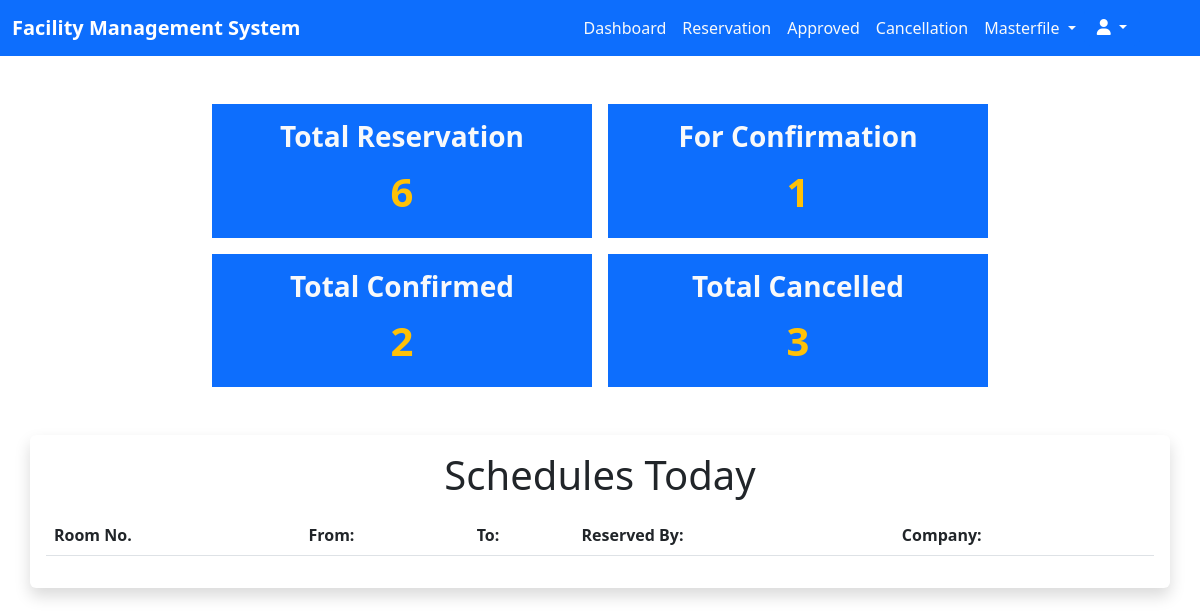
Before: /admin/dashboard_admin.php (signed in) with the older database file.
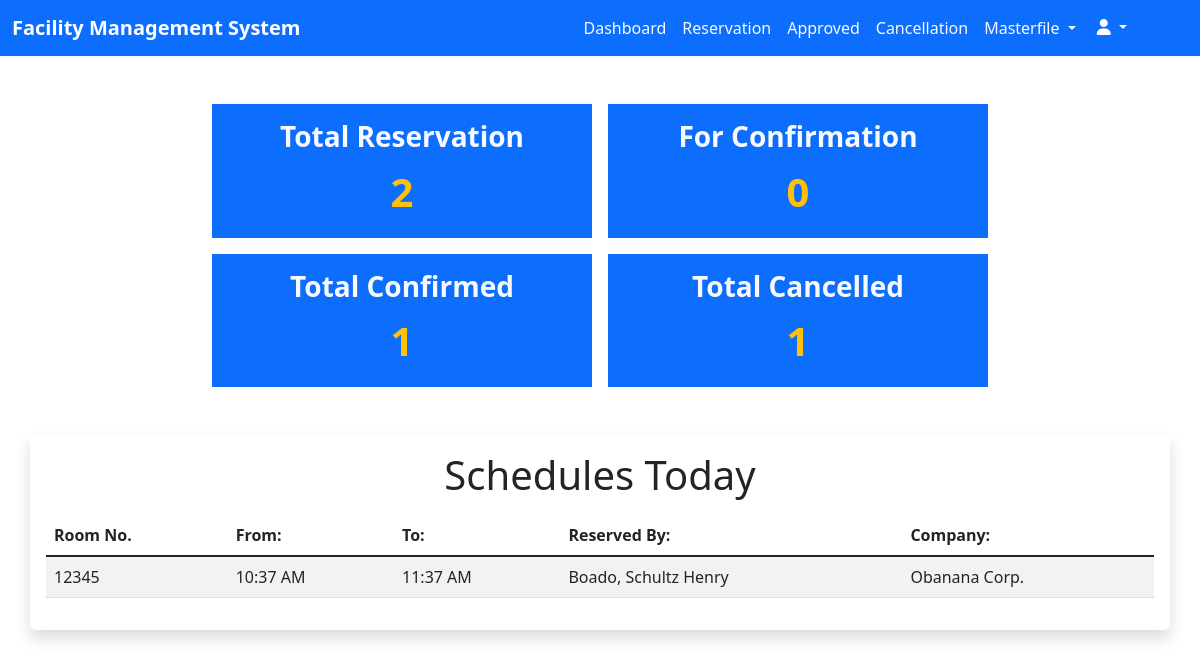
After: the same page with the newer database file.
### tables this page shows
CREATE TABLE `reservations` (
  `id` int(11) NOT NULL AUTO_INCREMENT,
  `users_id` int(11) DEFAULT NULL,
  `created_date` date DEFAULT current_timestamp(),
  `rsvn_no` varchar(255) NOT NULL,
  `created_by` varchar(255) NOT NULL,
  `room_type` varchar(255) NOT NULL,
  `date_from` date NOT NULL,
  `date_to` date NOT NULL,
  `time_from` time(6) NOT NULL,
  `time_to` time(6) NOT NULL,
  `statuses` varchar(255) NOT NULL,
  `cancel_reasons` varchar(255) NOT NULL,
  PRIMARY KEY (`id`),
  KEY `fk_users` (`users_id`),
  CONSTRAINT `fk_users` FOREIGN KEY (`users_id`) REFERENCES `users_accounts` (`id`)
);

CREATE TABLE `users_accounts` (
  `id` int(11) NOT NULL AUTO_INCREMENT,
  `last_names` varchar(255) NOT NULL,
  `first_names` varchar(255) NOT NULL,
  `company` varchar(255) NOT NULL,
  `emails` varchar(255) NOT NULL,
  `passwords` varchar(255) NOT NULL,
  `statuses` varchar(255) NOT NULL,
  PRIMARY KEY (`id`)
);

### admin/dashboard_admin.php (the view, shortened to what this page needs)
<?php
  include $_SERVER["DOCUMENT_ROOT"] . "/facility_management/database/connection.php";
  $sqlCompanyUsers = "SELECT * FROM users_accounts";
  $stmt = $con->prepare($sqlCompanyUsers);
  $stmt->execute();
  $results = $stmt->fetch();
  $company = $_SESSION['company_name'] = $results->company;
  $sqlReadReservations = "SELECT * FROM reservations WHERE statuses = 'APPROVED' AND date_from = CURRENT_DATE() ORDER BY time_from ASC ";
  $stmt = $con->prepare($sqlReadReservations);
  $stmt->execute();
  $sqlTotalReservations = $con->query("SELECT statuses FROM reservations ORDER BY statuses");
  $row = $sqlTotalReservations->rowCount();
  $sqlForConfirm = $con->query("SELECT statuses FROM reservations WHERE statuses = 'PENDING' ORDER BY statuses");
  $rowForConfirm = $sqlForConfirm->rowCount();
  $sqlTotalConfirm = $con->query("SELECT statuses FROM reservations WHERE statuses = 'APPROVED' ORDER BY statuses");
  $rowConfirm = $sqlTotalConfirm->rowCount();
  $sqlTotalCancel = $con->query("SELECT statuses FROM reservations WHERE statuses = 'REJECT' ORDER BY statuses");
  $rowCancel = $sqlTotalCancel->rowCount();
?>
<!DOCTYPE html>
<html lang="en">
<head>
  <link href="https://cdn.jsdelivr.net/npm/bootstrap@5.2.3/dist/css/bootstrap.min.css" rel="stylesheet"
 />
  <link rel="stylesheet" href="./styles/dashboard-admin.css" />
</head>
<body>
  <nav class="navbar navbar-expand-lg bg-primary">
    <div class="container-fluid">
      <a class="navbar-brand fw-bold text-white __navbar-brand" href="dashboard_admin.php">Facility Management
        System</a>
      <div class="collapse navbar-collapse" id="nav">
        <ul class="navbar-nav ms-auto mb-2 mb-lg-0 me-5">
          <li class="nav-item text-center">
            <a href="dashboard_admin.php" class="nav-link text-light">Dashboard</a>
          </li>
          <li class="nav-item text-center">
            <a href="pending_reservation.php" class="nav-link text-light">Reservation</a>
          </li>
          <li class="nav-item text-center">
            <a href="approved.php" class="nav-link text-light">Approved</a>
          </li>
          <li class="nav-item text-center">
            <a href="cancellation.php" class="nav-link text-light">Cancellation</a>
          </li>
          <li class="nav-item dropdown text-center">
            <a class="nav-link dropdown-toggle text-center text-light" href="#" data-bs-toggle="dropdown">
              Masterfile
            </a>
          </li>
          <div class="dropdown">
            <button class="btn btn-primary dropdown-toggle" type="button" data-bs-toggle="dropdown">
              <i class="fa-sharp fa-solid fa-user"></i>
            </button>
          </div>
        </ul>
      </div>
    </div>
  </nav>
  <div class="container-fluid mt-5">
    <div class="container">
      <div class="row gap-3 justify-content-center">
        <div class="col-12 col-md-4 bg-primary">
          <p class="h3 fw-bold text-light text-center mt-3">
            Total Reservation
          </p>
          <p class="fs-1 text-warning fw-bold text-center"><?php echo $row ?></p>
        </div>
        <div class="col-12 col-md-4 bg-primary">
          <p class="h3 fw-bold text-light text-center mt-3">
            For Confirmation
          </p>
          <p class="fs-1 text-warning fw-bold text-center"><?php echo $rowForConfirm ?></p>
        </div>
        <div class="col-12 col-md-4 bg-primary">
          <p class="h3 fw-bold text-light text-center mt-3">Total Confirmed</p>
          <p class="fs-1 text-warning fw-bold text-center"><?php echo $rowConfirm  ?></p>
        </div>
        <div class="col-12 col-md-4 bg-primary">
          <p class="h3 fw-bold text-light text-center mt-3">Total Cancelled</p>
          <p class="fs-1 text-warning fw-bold text-center"><?php echo $rowCancel ?></p>
        </div>
      </div>
    </div>
  </div>
  <div class="container-fluid mt-5">
    <div class="container bg-primary shadow p-3 mb-5 bg-body rounded">
      <p class="h1 text-center mb-3">Schedules Today</p>
      <table class="table table-striped table-hover">
        <thead>
          <tr>
            <th scope="col">Room No.</th>
            <th scope="col">From:</th>
            <th scope="col">To:</th>
            <th scope="col">Reserved By:</th>
            <th scope="col">Company:</th>
          </tr>
        </thead>
        <tbody class="table-group-divider">
          <?php while($rowUsers = $stmt->fetch()) { ?>
          <tr>
            <td><?php echo $rowUsers->rsvn_no ?></td>
            <td><?php echo date("h:i A", strtotime($rowUsers->time_from)) ?></td>
            <td><?php echo date("h:i A", strtotime($rowUsers->time_to)) ?></td>
            <td><?php echo $rowUsers->created_by ?></td>
            <td><?php echo $company ?></td>
          </tr>
          <?php } ?>
        </tbody>
      </table>
    </div>
  </div>
</body>
</html>

Changed rows visible on the page:
added reservations: rsvn_no "12345", time_from "10:37 AM", time_to "11:37 AM", created_by "Boado, Schultz Henry", users.company "Obanana Corp."
Other visible differences:
$row: "6" → "2"
$rowForConfirm: "1" → "0"
$rowConfirm: "2" → "1"
$rowCancel: "3" → "1"
